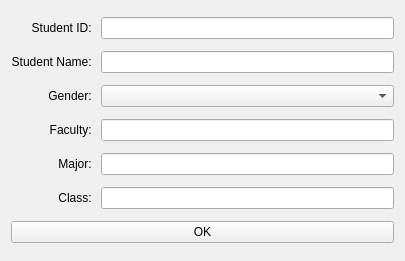
<?xml version="1.0" encoding="UTF-8"?>
<ui version="4.0">
 <class>StudentInfoForm</class>
 <widget class="QWidget" name="StudentInfoForm">
  <property name="geometry">
   <rect>
    <x>0</x>
    <y>0</y>
    <width>405</width>
    <height>261</height>
   </rect>
  </property>
  <property name="windowTitle">
   <string>Form</string>
  </property>
  <layout class="QGridLayout" name="gridLayout">
   <item row="5" column="1">
    <widget class="QLineEdit" name="txtMajor"/>
   </item>
   <item row="1" column="1">
    <widget class="QLineEdit" name="txtStudentName"/>
   </item>
   <item row="4" column="1">
    <widget class="QLineEdit" name="txtFaculty"/>
   </item>
   <item row="3" column="1">
    <widget class="QComboBox" name="cbbGender">
     <property name="currentText">
      <string/>
     </property>
     <property name="currentIndex">
      <number>-1</number>
     </property>
     <property name="maxCount">
      <number>2</number>
     </property>
    </widget>
   </item>
   <item row="6" column="0">
    <widget class="QLabel" name="label_6">
     <property name="text">
      <string>Class: </string>
     </property>
     <property name="alignment">
      <set>Qt::AlignRight|Qt::AlignTrailing|Qt::AlignVCenter</set>
     </property>
    </widget>
   </item>
   <item row="7" column="0" colspan="2">
    <widget class="QPushButton" name="pushButton">
     <property name="text">
      <string>OK</string>
     </property>
    </widget>
   </item>
   <item row="6" column="1">
    <widget class="QLineEdit" name="txtClass"/>
   </item>
   <item row="1" column="0">
    <widget class="QLabel" name="label">
     <property name="text">
      <string>Student Name: </string>
     </property>
     <property name="alignment">
      <set>Qt::AlignRight|Qt::AlignTrailing|Qt::AlignVCenter</set>
     </property>
    </widget>
   </item>
   <item row="5" column="0">
    <widget class="QLabel" name="label_5">
     <property name="text">
      <string>Major: </string>
     </property>
     <property name="alignment">
      <set>Qt::AlignRight|Qt::AlignTrailing|Qt::AlignVCenter</set>
     </property>
    </widget>
   </item>
   <item row="3" column="0">
    <widget class="QLabel" name="label_3">
     <property name="text">
      <string>Gender: </string>
     </property>
     <property name="alignment">
      <set>Qt::AlignRight|Qt::AlignTrailing|Qt::AlignVCenter</set>
     </property>
    </widget>
   </item>
   <item row="4" column="0">
    <widget class="QLabel" name="label_4">
     <property name="text">
      <string>Faculty: </string>
     </property>
     <property name="alignment">
      <set>Qt::AlignRight|Qt::AlignTrailing|Qt::AlignVCenter</set>
     </property>
    </widget>
   </item>
   <item row="0" column="0">
    <widget class="QLabel" name="label_2">
     <property name="text">
      <string>Student ID: </string>
     </property>
     <property name="alignment">
      <set>Qt::AlignRight|Qt::AlignTrailing|Qt::AlignVCenter</set>
     </property>
    </widget>
   </item>
   <item row="0" column="1">
    <widget class="QLineEdit" name="txtStudentID"/>
   </item>
  </layout>
 </widget>
 <resources/>
 <connections/>
</ui>
